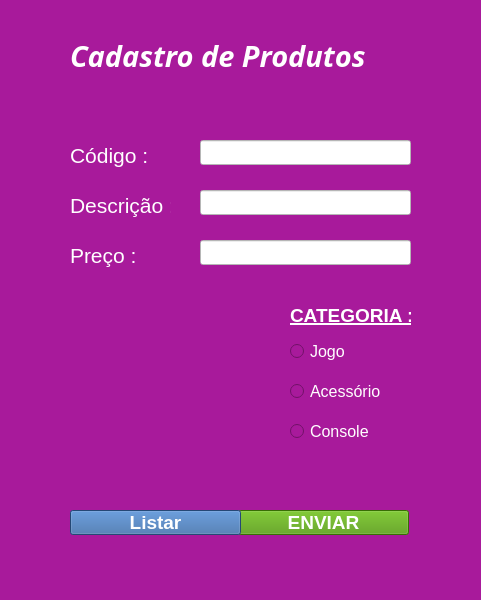
<?xml version="1.0" encoding="UTF-8"?>
<ui version="4.0">
 <class>MainWindow</class>
 <widget class="QMainWindow" name="MainWindow">
  <property name="geometry">
   <rect>
    <x>0</x>
    <y>0</y>
    <width>481</width>
    <height>600</height>
   </rect>
  </property>
  <property name="maximumSize">
   <size>
    <width>481</width>
    <height>600</height>
   </size>
  </property>
  <property name="windowTitle">
   <string>MainWindow</string>
  </property>
  <property name="styleSheet">
   <string notr="true">background-color: rgb(168, 26, 155);</string>
  </property>
  <widget class="QWidget" name="centralwidget">
   <widget class="QLabel" name="label">
    <property name="geometry">
     <rect>
      <x>70</x>
      <y>20</y>
      <width>351</width>
      <height>71</height>
     </rect>
    </property>
    <property name="font">
     <font>
      <family>Pothana2000</family>
      <pointsize>22</pointsize>
      <weight>75</weight>
      <italic>true</italic>
      <bold>true</bold>
     </font>
    </property>
    <property name="styleSheet">
     <string notr="true">color:rgb(255, 255, 255)</string>
    </property>
    <property name="text">
     <string>Cadastro de Produtos</string>
    </property>
   </widget>
   <widget class="QLabel" name="label_2">
    <property name="geometry">
     <rect>
      <x>70</x>
      <y>140</y>
      <width>81</width>
      <height>31</height>
     </rect>
    </property>
    <property name="font">
     <font>
      <pointsize>16</pointsize>
     </font>
    </property>
    <property name="styleSheet">
     <string notr="true">color: rgb(255, 255, 255);</string>
    </property>
    <property name="text">
     <string>Código : </string>
    </property>
   </widget>
   <widget class="QPushButton" name="pushButton">
    <property name="geometry">
     <rect>
      <x>238</x>
      <y>510</y>
      <width>171</width>
      <height>25</height>
     </rect>
    </property>
    <property name="font">
     <font>
      <pointsize>14</pointsize>
      <weight>75</weight>
      <bold>true</bold>
     </font>
    </property>
    <property name="styleSheet">
     <string notr="true">color:rgb(255,255,255);
background-color: rgb(78, 154, 6);
</string>
    </property>
    <property name="text">
     <string>ENVIAR</string>
    </property>
   </widget>
   <widget class="QLabel" name="label_3">
    <property name="geometry">
     <rect>
      <x>70</x>
      <y>190</y>
      <width>101</width>
      <height>31</height>
     </rect>
    </property>
    <property name="font">
     <font>
      <pointsize>16</pointsize>
     </font>
    </property>
    <property name="styleSheet">
     <string notr="true">color: rgb(255, 255, 255);</string>
    </property>
    <property name="text">
     <string>Descrição :</string>
    </property>
   </widget>
   <widget class="QLabel" name="label_4">
    <property name="geometry">
     <rect>
      <x>70</x>
      <y>240</y>
      <width>81</width>
      <height>31</height>
     </rect>
    </property>
    <property name="font">
     <font>
      <pointsize>16</pointsize>
     </font>
    </property>
    <property name="styleSheet">
     <string notr="true">color: rgb(255, 255, 255);</string>
    </property>
    <property name="text">
     <string>Preço :</string>
    </property>
   </widget>
   <widget class="QRadioButton" name="radioButton">
    <property name="geometry">
     <rect>
      <x>290</x>
      <y>340</y>
      <width>112</width>
      <height>23</height>
     </rect>
    </property>
    <property name="font">
     <font>
      <pointsize>12</pointsize>
     </font>
    </property>
    <property name="styleSheet">
     <string notr="true">color: rgb(255, 255, 255);</string>
    </property>
    <property name="text">
     <string>Jogo</string>
    </property>
   </widget>
   <widget class="QRadioButton" name="radioButton_2">
    <property name="geometry">
     <rect>
      <x>290</x>
      <y>380</y>
      <width>112</width>
      <height>23</height>
     </rect>
    </property>
    <property name="font">
     <font>
      <pointsize>12</pointsize>
     </font>
    </property>
    <property name="styleSheet">
     <string notr="true">color:rgb(255, 255, 255)</string>
    </property>
    <property name="text">
     <string>Acessório</string>
    </property>
   </widget>
   <widget class="QRadioButton" name="radioButton_3">
    <property name="geometry">
     <rect>
      <x>290</x>
      <y>420</y>
      <width>112</width>
      <height>23</height>
     </rect>
    </property>
    <property name="font">
     <font>
      <pointsize>12</pointsize>
     </font>
    </property>
    <property name="styleSheet">
     <string notr="true">color:rgb(255, 255, 255)</string>
    </property>
    <property name="text">
     <string>Console</string>
    </property>
   </widget>
   <widget class="QLineEdit" name="lineEdit">
    <property name="geometry">
     <rect>
      <x>200</x>
      <y>140</y>
      <width>211</width>
      <height>25</height>
     </rect>
    </property>
    <property name="styleSheet">
     <string notr="true">background-color: rgb(255, 255, 255);</string>
    </property>
   </widget>
   <widget class="QLineEdit" name="lineEdit_2">
    <property name="geometry">
     <rect>
      <x>200</x>
      <y>190</y>
      <width>211</width>
      <height>25</height>
     </rect>
    </property>
    <property name="styleSheet">
     <string notr="true">background-color: rgb(255, 255, 255);</string>
    </property>
   </widget>
   <widget class="QLineEdit" name="lineEdit_3">
    <property name="geometry">
     <rect>
      <x>200</x>
      <y>240</y>
      <width>211</width>
      <height>25</height>
     </rect>
    </property>
    <property name="styleSheet">
     <string notr="true">background-color: rgb(255, 255, 255);</string>
    </property>
   </widget>
   <widget class="QLabel" name="label_5">
    <property name="geometry">
     <rect>
      <x>290</x>
      <y>300</y>
      <width>121</width>
      <height>31</height>
     </rect>
    </property>
    <property name="font">
     <font>
      <pointsize>14</pointsize>
      <weight>75</weight>
      <italic>false</italic>
      <bold>true</bold>
      <underline>true</underline>
     </font>
    </property>
    <property name="styleSheet">
     <string notr="true">color: rgb(255, 255, 255);</string>
    </property>
    <property name="text">
     <string>CATEGORIA :</string>
    </property>
   </widget>
   <widget class="QPushButton" name="pushButton_2">
    <property name="geometry">
     <rect>
      <x>70</x>
      <y>510</y>
      <width>171</width>
      <height>25</height>
     </rect>
    </property>
    <property name="font">
     <font>
      <pointsize>14</pointsize>
      <weight>75</weight>
      <bold>true</bold>
     </font>
    </property>
    <property name="styleSheet">
     <string notr="true">color:rgb(255,255,255);
background-color: rgb(52, 101, 164);</string>
    </property>
    <property name="text">
     <string>Listar</string>
    </property>
   </widget>
  </widget>
  <widget class="QMenuBar" name="menubar">
   <property name="geometry">
    <rect>
     <x>0</x>
     <y>0</y>
     <width>481</width>
     <height>22</height>
    </rect>
   </property>
  </widget>
  <widget class="QStatusBar" name="statusbar"/>
 </widget>
 <resources>
  <include location="mascote.qrc"/>
 </resources>
 <connections/>
</ui>
